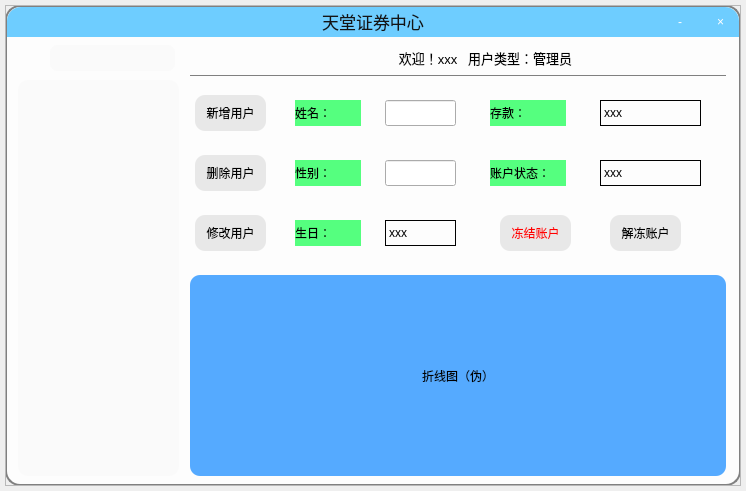
<?xml version="1.0" encoding="UTF-8"?>
<ui version="4.0">
 <class>Index</class>
 <widget class="QWidget" name="Index">
  <property name="geometry">
   <rect>
    <x>0</x>
    <y>0</y>
    <width>746</width>
    <height>491</height>
   </rect>
  </property>
  <property name="windowTitle">
   <string>天堂证券中心</string>
  </property>
  <widget class="QFrame" name="frame_window">
   <property name="geometry">
    <rect>
     <x>5</x>
     <y>5</y>
     <width>736</width>
     <height>481</height>
    </rect>
   </property>
   <property name="styleSheet">
    <string notr="true">QFrame[objectName=&quot;frame_window&quot;]
{
	border-radius:15px;
}</string>
   </property>
   <property name="frameShape">
    <enum>QFrame::StyledPanel</enum>
   </property>
   <property name="frameShadow">
    <enum>QFrame::Raised</enum>
   </property>
   <widget class="QPushButton" name="btn_close">
    <property name="geometry">
     <rect>
      <x>695</x>
      <y>2</y>
      <width>41</width>
      <height>30</height>
     </rect>
    </property>
    <property name="styleSheet">
     <string notr="true">QPushButton
{
	color:white;
	border-top-right-radius:14px;
	font: 20pt &quot;Calibri&quot;;/*字体*/
	background-color: rgba(255, 255, 255,0);/*背景色*/
	border:0px;
}
QPushButton:hover
{
	background-color: rgba(255, 255, 255,0.5);
	color: rgb(255, 0, 0);
}

</string>
    </property>
    <property name="text">
     <string>×</string>
    </property>
   </widget>
   <widget class="QPushButton" name="btn_minimize">
    <property name="geometry">
     <rect>
      <x>655</x>
      <y>2</y>
      <width>40</width>
      <height>30</height>
     </rect>
    </property>
    <property name="styleSheet">
     <string notr="true">QPushButton
{
	color:white;
	font: 20pt &quot;Calibri&quot;;/*字体*/
	background-color: rgba(255, 255, 255,0);/*背景色*/
	border:0px;
}
QPushButton:hover
{
	background-color: rgba(255, 255, 255,0.5);
	color: rgb(0, 0, 0)
}

</string>
    </property>
    <property name="text">
     <string>-</string>
    </property>
   </widget>
   <widget class="QLabel" name="lbl_title">
    <property name="geometry">
     <rect>
      <x>2</x>
      <y>2</y>
      <width>732</width>
      <height>30</height>
     </rect>
    </property>
    <property name="styleSheet">
     <string notr="true">font:17px;
color:rgb(20,20,20);
padding-bottom:1px;
border-top-left-radius:14px;
border-top-right-radius:14px;
background-color: rgb(110, 205, 255)</string>
    </property>
    <property name="text">
     <string>天堂证券中心</string>
    </property>
    <property name="alignment">
     <set>Qt::AlignCenter</set>
    </property>
   </widget>
   <widget class="QListView" name="lv_members">
    <property name="geometry">
     <rect>
      <x>13</x>
      <y>75</y>
      <width>161</width>
      <height>396</height>
     </rect>
    </property>
    <property name="styleSheet">
     <string notr="true">QListView
{
	border:0px solid gray;
	border-radius:10px;
	background-color: rgb(250, 250, 250);
	outline:0px;
}

QListView::item
{
	height:25px;
	border-radius:10px;
}

QListView::item:hover
{
	background-color: rgb(157, 213, 255);
	height:25px;
	border-radius:10px;
}

QListView::item:selected
{
	background-color: rgb(85, 170, 255);
	border-radius:10px;
	color:black;
}</string>
    </property>
   </widget>
   <widget class="QLineEdit" name="le_search">
    <property name="geometry">
     <rect>
      <x>45</x>
      <y>40</y>
      <width>125</width>
      <height>26</height>
     </rect>
    </property>
    <property name="styleSheet">
     <string notr="true">border:0px solid gray;
border-radius:7px;
padding-left:3px;
padding-bottom:2px;
font:13px;
background-color: rgb(250, 250, 250);</string>
    </property>
    <property name="text">
     <string/>
    </property>
   </widget>
   <widget class="QLabel" name="label">
    <property name="geometry">
     <rect>
      <x>185</x>
      <y>270</y>
      <width>536</width>
      <height>201</height>
     </rect>
    </property>
    <property name="styleSheet">
     <string notr="true">background-color: rgb(85, 170, 255);
border-radius:10px;</string>
    </property>
    <property name="text">
     <string>折线图（伪）</string>
    </property>
    <property name="alignment">
     <set>Qt::AlignCenter</set>
    </property>
   </widget>
   <widget class="QPushButton" name="btn_add_user">
    <property name="geometry">
     <rect>
      <x>190</x>
      <y>90</y>
      <width>71</width>
      <height>36</height>
     </rect>
    </property>
    <property name="styleSheet">
     <string notr="true">QPushButton
{
	border:0px solid gray;
	border-radius:10px;
	background-color: rgb(232, 232, 232);
}
QPushButton::hover
{
	border:2px solid rgb(0, 170, 255);
}
</string>
    </property>
    <property name="text">
     <string>新增用户</string>
    </property>
   </widget>
   <widget class="QPushButton" name="btn_remove_user">
    <property name="geometry">
     <rect>
      <x>190</x>
      <y>150</y>
      <width>71</width>
      <height>36</height>
     </rect>
    </property>
    <property name="styleSheet">
     <string notr="true">QPushButton
{
	border:0px solid gray;
	border-radius:10px;
	background-color: rgb(232, 232, 232);
}
QPushButton::hover
{
	border:2px solid rgb(0, 170, 255);
}
</string>
    </property>
    <property name="text">
     <string>删除用户</string>
    </property>
   </widget>
   <widget class="QPushButton" name="btn_edit_user">
    <property name="geometry">
     <rect>
      <x>190</x>
      <y>210</y>
      <width>71</width>
      <height>36</height>
     </rect>
    </property>
    <property name="styleSheet">
     <string notr="true">QPushButton
{
	border:0px solid gray;
	border-radius:10px;
	background-color: rgb(232, 232, 232);
}
QPushButton::hover
{
	border:2px solid rgb(0, 170, 255);
}
</string>
    </property>
    <property name="text">
     <string>修改用户</string>
    </property>
   </widget>
   <widget class="QLabel" name="label_2">
    <property name="geometry">
     <rect>
      <x>290</x>
      <y>95</y>
      <width>66</width>
      <height>26</height>
     </rect>
    </property>
    <property name="styleSheet">
     <string notr="true">background-color: rgb(85, 255, 127);</string>
    </property>
    <property name="text">
     <string>姓名：</string>
    </property>
   </widget>
   <widget class="QLabel" name="label_3">
    <property name="geometry">
     <rect>
      <x>290</x>
      <y>155</y>
      <width>66</width>
      <height>26</height>
     </rect>
    </property>
    <property name="styleSheet">
     <string notr="true">background-color: rgb(85, 255, 127);</string>
    </property>
    <property name="text">
     <string>性别：</string>
    </property>
   </widget>
   <widget class="QLabel" name="label_4">
    <property name="geometry">
     <rect>
      <x>290</x>
      <y>215</y>
      <width>66</width>
      <height>26</height>
     </rect>
    </property>
    <property name="styleSheet">
     <string notr="true">background-color: rgb(85, 255, 127);</string>
    </property>
    <property name="text">
     <string>生日：</string>
    </property>
   </widget>
   <widget class="QLabel" name="label_5">
    <property name="geometry">
     <rect>
      <x>485</x>
      <y>95</y>
      <width>76</width>
      <height>26</height>
     </rect>
    </property>
    <property name="styleSheet">
     <string notr="true">background-color: rgb(85, 255, 127);</string>
    </property>
    <property name="text">
     <string>存款：</string>
    </property>
   </widget>
   <widget class="QLabel" name="label_6">
    <property name="geometry">
     <rect>
      <x>485</x>
      <y>155</y>
      <width>76</width>
      <height>26</height>
     </rect>
    </property>
    <property name="styleSheet">
     <string notr="true">background-color: rgb(85, 255, 127);</string>
    </property>
    <property name="text">
     <string>账户状态：</string>
    </property>
   </widget>
   <widget class="QPushButton" name="btn_freeze_user">
    <property name="geometry">
     <rect>
      <x>495</x>
      <y>210</y>
      <width>71</width>
      <height>36</height>
     </rect>
    </property>
    <property name="styleSheet">
     <string notr="true">QPushButton
{
	border:0px solid gray;
	border-radius:10px;
	background-color: rgb(232, 232, 232);
	color:red;
}
QPushButton::hover
{
	border:2px solid red;
}
</string>
    </property>
    <property name="text">
     <string>冻结账户</string>
    </property>
   </widget>
   <widget class="QPushButton" name="btn_unfreeze_user">
    <property name="geometry">
     <rect>
      <x>605</x>
      <y>210</y>
      <width>71</width>
      <height>36</height>
     </rect>
    </property>
    <property name="styleSheet">
     <string notr="true">QPushButton
{
	border:0px solid gray;
	border-radius:10px;
	background-color: rgb(232, 232, 232);
}
QPushButton::hover
{
	border:2px solid rgb(0, 170, 255);
}
</string>
    </property>
    <property name="text">
     <string>解冻账户</string>
    </property>
   </widget>
   <widget class="QLineEdit" name="lineEdit">
    <property name="geometry">
     <rect>
      <x>380</x>
      <y>95</y>
      <width>71</width>
      <height>26</height>
     </rect>
    </property>
   </widget>
   <widget class="QLineEdit" name="lineEdit_2">
    <property name="geometry">
     <rect>
      <x>380</x>
      <y>155</y>
      <width>71</width>
      <height>26</height>
     </rect>
    </property>
   </widget>
   <widget class="QLabel" name="label_7">
    <property name="geometry">
     <rect>
      <x>595</x>
      <y>95</y>
      <width>101</width>
      <height>26</height>
     </rect>
    </property>
    <property name="styleSheet">
     <string notr="true">border:1px solid;</string>
    </property>
    <property name="text">
     <string>xxx</string>
    </property>
   </widget>
   <widget class="QLabel" name="label_8">
    <property name="geometry">
     <rect>
      <x>595</x>
      <y>155</y>
      <width>101</width>
      <height>26</height>
     </rect>
    </property>
    <property name="styleSheet">
     <string notr="true">border:1px solid;</string>
    </property>
    <property name="text">
     <string>xxx</string>
    </property>
   </widget>
   <widget class="QLabel" name="label_9">
    <property name="geometry">
     <rect>
      <x>380</x>
      <y>215</y>
      <width>71</width>
      <height>26</height>
     </rect>
    </property>
    <property name="styleSheet">
     <string notr="true">border:1px solid;</string>
    </property>
    <property name="text">
     <string>xxx</string>
    </property>
   </widget>
   <zorder>lbl_title</zorder>
   <zorder>btn_close</zorder>
   <zorder>btn_minimize</zorder>
   <zorder>lv_members</zorder>
   <zorder>le_search</zorder>
   <zorder>label</zorder>
   <zorder>btn_add_user</zorder>
   <zorder>btn_remove_user</zorder>
   <zorder>btn_edit_user</zorder>
   <zorder>label_2</zorder>
   <zorder>label_3</zorder>
   <zorder>label_4</zorder>
   <zorder>label_5</zorder>
   <zorder>label_6</zorder>
   <zorder>btn_freeze_user</zorder>
   <zorder>btn_unfreeze_user</zorder>
   <zorder>lineEdit</zorder>
   <zorder>lineEdit_2</zorder>
   <zorder>label_7</zorder>
   <zorder>label_8</zorder>
   <zorder>label_9</zorder>
  </widget>
  <widget class="QFrame" name="frame_blur">
   <property name="geometry">
    <rect>
     <x>5</x>
     <y>5</y>
     <width>736</width>
     <height>481</height>
    </rect>
   </property>
   <property name="styleSheet">
    <string notr="true">background-color:rgba(255, 255, 255,0.9);
border:2px solid gray;
border-radius:15px;</string>
   </property>
   <property name="frameShape">
    <enum>QFrame::StyledPanel</enum>
   </property>
   <property name="frameShadow">
    <enum>QFrame::Raised</enum>
   </property>
  </widget>
  <widget class="QLabel" name="lbl_search">
   <property name="geometry">
    <rect>
     <x>18</x>
     <y>48</y>
     <width>23</width>
     <height>23</height>
    </rect>
   </property>
   <property name="styleSheet">
    <string notr="true">border-image:url(Resources/find_25x25.png);</string>
   </property>
   <property name="text">
    <string/>
   </property>
  </widget>
  <widget class="QLabel" name="lbl_state">
   <property name="geometry">
    <rect>
     <x>200</x>
     <y>45</y>
     <width>571</width>
     <height>26</height>
    </rect>
   </property>
   <property name="styleSheet">
    <string notr="true">background-color: rgba(85, 255, 255,0);
border:0px;
font: 13px;</string>
   </property>
   <property name="text">
    <string>欢迎！xxx   用户类型：管理员</string>
   </property>
   <property name="alignment">
    <set>Qt::AlignCenter</set>
   </property>
  </widget>
  <widget class="QLabel" name="lbl_state_div">
   <property name="geometry">
    <rect>
     <x>190</x>
     <y>75</y>
     <width>536</width>
     <height>1</height>
    </rect>
   </property>
   <property name="styleSheet">
    <string notr="true">background-color: rgba(85, 255, 255,0);
border:1px solid gray;
font: 13px;</string>
   </property>
   <property name="text">
    <string/>
   </property>
   <property name="alignment">
    <set>Qt::AlignCenter</set>
   </property>
  </widget>
  <zorder>frame_blur</zorder>
  <zorder>frame_window</zorder>
  <zorder>lbl_search</zorder>
  <zorder>lbl_state</zorder>
  <zorder>lbl_state_div</zorder>
 </widget>
 <layoutdefault spacing="6" margin="11"/>
 <resources/>
 <connections>
  <connection>
   <sender>btn_minimize</sender>
   <signal>clicked()</signal>
   <receiver>Index</receiver>
   <slot>btn_minimize_click()</slot>
   <hints>
    <hint type="sourcelabel">
     <x>735</x>
     <y>17</y>
    </hint>
    <hint type="destinationlabel">
     <x>712</x>
     <y>-15</y>
    </hint>
   </hints>
  </connection>
  <connection>
   <sender>btn_close</sender>
   <signal>clicked()</signal>
   <receiver>Index</receiver>
   <slot>btn_close_click()</slot>
   <hints>
    <hint type="sourcelabel">
     <x>770</x>
     <y>20</y>
    </hint>
    <hint type="destinationlabel">
     <x>653</x>
     <y>-6</y>
    </hint>
   </hints>
  </connection>
 </connections>
 <slots>
  <slot>btn_minimize_click()</slot>
  <slot>btn_close_click()</slot>
  <slot>btn_get_money_click()</slot>
  <slot>btn_save_money_click()</slot>
 </slots>
</ui>
